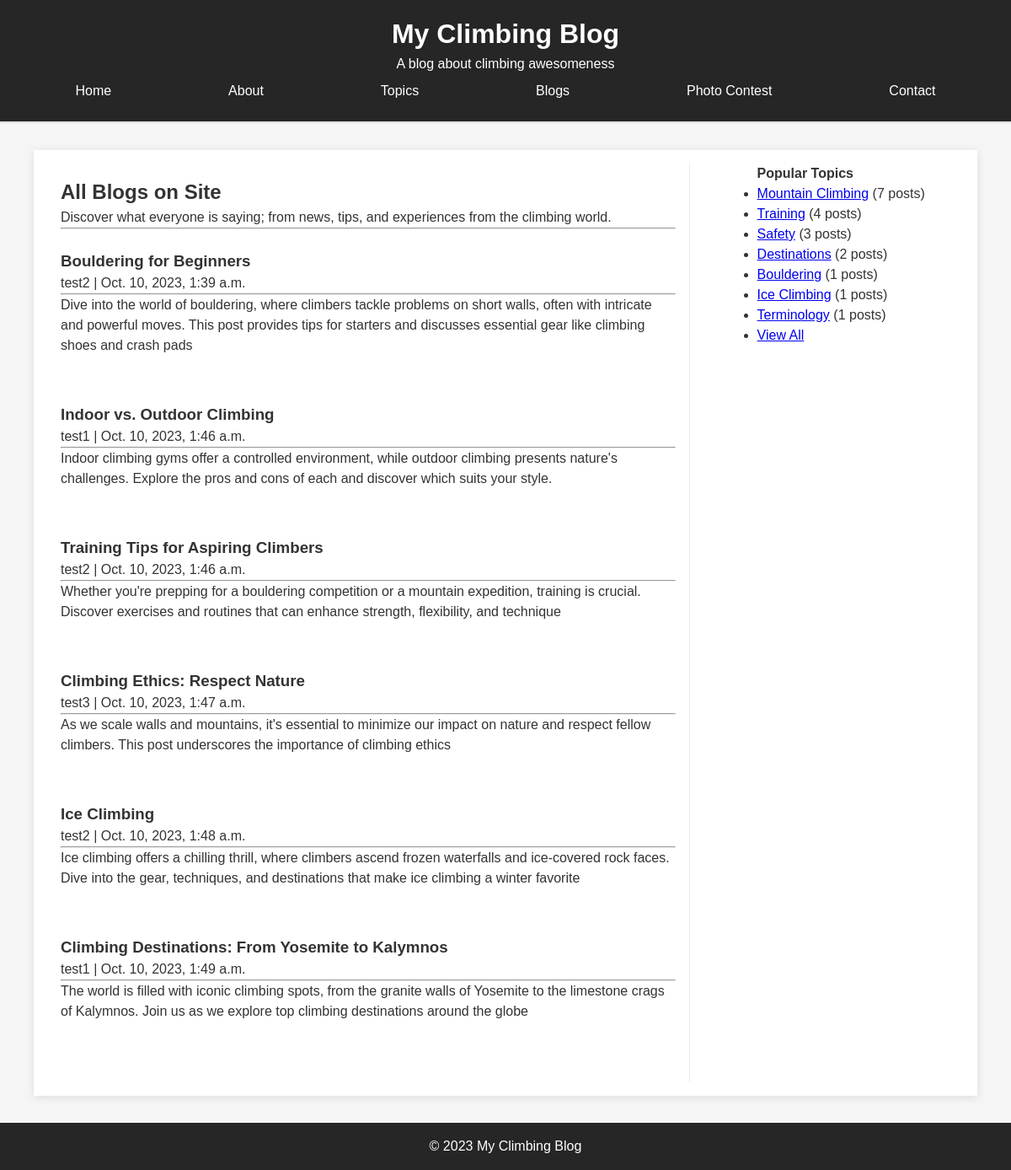
The app's page /blogs/ with its own data.
### blog/models.py (models this page shows, shortened)
class Post(models.Model):
    DRAFT = 'draft'
    PUBLISHED = 'published'
    STATUS_CHOICES = [
        (DRAFT, 'Draft'),
        (PUBLISHED, 'Published')
    ]
    title = models.TextField(null=False, blank=False)
    content = models.TextField()
    author = models.ForeignKey(User, on_delete=models.CASCADE)
    created = models.DateTimeField(auto_now_add=True)
    updated = models.DateTimeField(auto_now=True)
    status = models.TextField(choices=STATUS_CHOICES, default=DRAFT)
    published = models.DateTimeField(null=True, blank=True)
    slug = models.SlugField(unique=True)
    topics = models.ManyToManyField(Topic, blank=True)

class Topic(models.Model):
    name = models.TextField(unique=True)
    slug = models.SlugField(unique=True)

### blog/views.py (the view)
# urls.py: path('blogs/', list_blogs, name='list_blogs'),
def list_blogs(request):
    blogs = Post.objects.filter(published__isnull=False)
    return render(request, 'blog/list_blogs.html', {'blogs': blogs})

### blog/context_processors.py (called while the page is built)
def navigation(reqeust):
    return {
        'nav_list': [
            {'name': 'Home', 'url': '/'},
            {'name': 'About', 'url': '/about'},
            {'name': 'Topics', 'url': '/topics/'},
            {'name': 'Blogs', 'url': '/blogs'},
            {'name': 'Photo Contest', 'url': '/photo-contest'},
            {'name': 'Contact', 'url': '/contact'},
        ]
    }

def topic_list(request):
    top_topics = Topic.objects.annotate(
        post_count=Count('post')).order_by('-post_count')[:10]
    return {'topics': top_topics}

### blog/templates/blog/list_blogs.html
{% extends "blog/base.html" %} {% block content %}
<div class="landing-content">
  <h2>All Blogs on Site</h2>
  <p>
    Discover what everyone is saying; from news, tips, and experiences from the
    climbing world.
  </p>
  <hr />
  <br />
  {% for blog in blogs %}
  <article class="post">
    <h3>{{ blog.title }}</h3>
    <p>{{ blog.author }} | {{blog.published}}</p>
    <hr />
    <p>{{ blog.content }}</p>
    <br />
  </article>
  {% endfor %}
</div>
{% endblock %}

### blog/templates/blog/base.html (shortened to what this page needs)
{% load static %}
<!DOCTYPE html>
<html lang="en">
  <head>
    <link rel="stylesheet" href="{% static 'blog/css/styles.css' %}" />
  </head>
  <body>
    <header>
      <div class="container">
        <h1>My Climbing Blog</h1>
        <p>A blog about climbing awesomeness</p>
        <nav>
          {% for item in nav_list %}
          <a href="{{ item.url }}">{{ item.name }}</a>
          {% endfor %}
        </nav>
      </div>
    </header>
    <div class="content-wrapper">
      <main>{% block content %} {% endblock %}</main>
      <section>
        <div class="sidebar">
          <h4>Popular Topics</h4>
          <ul>
            {% for topic in topics %}
            <li>
              <a href="{% url 'topic_detail' slug=topic.slug %}"
                >{{ topic.name }}</a
              >
              ({{ topic.post_count }} posts)
            </li>
            {% endfor %}
            <li><a href="{% url 'topics' %}">View All</a></li>
          </ul>
        </div>
      </section>
    </div>
    <footer>
      <div class="container">
        <p>&copy; 2023 My Climbing Blog</p>
      </div>
    </footer>
  </body>
</html>

### blog/static/blog/css/styles.css (style rules this page uses)
* { margin: 0; padding: 0; box-sizing: border-box; }
html, body { height: 100%; }
body { display: flex; flex-direction: column; font-family: "Arial", sans-serif; font-size: 1rem; line-height: 1.5; color: #333333; background-color: #f5f5f5; }
header { background-color: #262626; color: #ffffff; padding: 1rem 0; text-align: center; border-bottom: 0.125rem solid #dddddd; }
nav { display: flex; justify-content: space-around; max-width: 75rem; margin: 0 auto; }
nav a { color: #ffffff; text-decoration: none; padding: 0.5rem 1rem; transition: background-color 0.3s; border-radius: 0.938rem; }
.container { max-width: 75rem; margin: 0 auto; padding: 0 1.25rem; }
.content-wrapper { flex: 1; display: flex; justify-content: space-between; margin: 2rem auto; padding: 1rem; background-color: #ffffff; box-shadow: 0 0.125rem 0.625rem #0000001a; width: 70rem; max-width: 75rem; }
.post { margin-bottom: 2rem; }
section { width: 30%; padding: 0 0 0 5rem; border-left: 0.063rem solid #eaeaea; }
main { width: 70%; padding: 1rem; }
footer { flex-shrink: 0; background-color: #262626; color: #ffffff; text-align: center; padding: 1rem 0; position: relative; width: 100%; }

### records on screen
Post: title "Bouldering for Beginners", author "test2", published "Oct. 10, 2023, 1:39 a.m.", content "Dive into the world of bouldering, where climbers tackle problems on short walls, often with intricate and powerful moves. This post provides tips for starters and discusses essential gear like climbing shoes and crash pads"
Post: title "Indoor vs. Outdoor Climbing", author "test1", published "Oct. 10, 2023, 1:46 a.m.", content "Indoor climbing gyms offer a controlled environment, while outdoor climbing presents nature's challenges. Explore the pros and cons of each and discover which suits your style."
Post: title "Training Tips for Aspiring Climbers", author "test2", published "Oct. 10, 2023, 1:46 a.m.", content "Whether you're prepping for a bouldering competition or a mountain expedition, training is crucial. Discover exercises and routines that can enhance strength, flexibility, and technique"
Post: title "Climbing Ethics: Respect Nature", author "test3", published "Oct. 10, 2023, 1:47 a.m.", content "As we scale walls and mountains, it's essential to minimize our impact on nature and respect fellow climbers. This post underscores the importance of climbing ethics"
Post: title "Ice Climbing", author "test2", published "Oct. 10, 2023, 1:48 a.m.", content "Ice climbing offers a chilling thrill, where climbers ascend frozen waterfalls and ice-covered rock faces. Dive into the gear, techniques, and destinations that make ice climbing a winter favorite"
Post: title "Climbing Destinations: From Yosemite to Kalymnos", author "test1", published "Oct. 10, 2023, 1:49 a.m.", content "The world is filled with iconic climbing spots, from the granite walls of Yosemite to the limestone crags of Kalymnos. Join us as we explore top climbing destinations around the globe"
Topic: name "Mountain Climbing", post_count "7"
Topic: name "Training", post_count "4"
Topic: name "Safety", post_count "3"
Topic: name "Destinations", post_count "2"
Topic: name "Bouldering", post_count "1"
Topic: name "Ice Climbing", post_count "1"
Topic: name "Terminology", post_count "1"

### other values on screen
{{ item.name }} "Home" "About" "Topics" "Blogs" "Photo Contest" "Contact"
